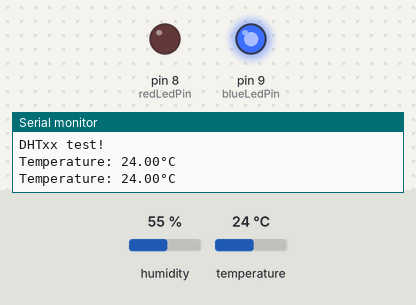
A sketch run on a simulated Arduino Uno, built with avr-gcc and run on an emulated ATmega328P. Shown: output pins drawn as LEDs (lit = HIGH), the last lines printed to the serial monitor. The inputs (shaded band) are chosen by the test bench; at power-on: temperature 24 °C, humidity 55 %.

Above: at 4.8 s.
4.9 s: temperature set to 27 °C
At 7.4 s:
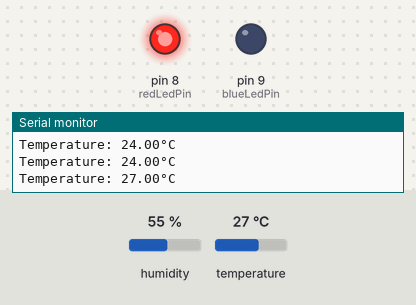
7.9 s: temperature set to 12 °C
At 8.6 s:
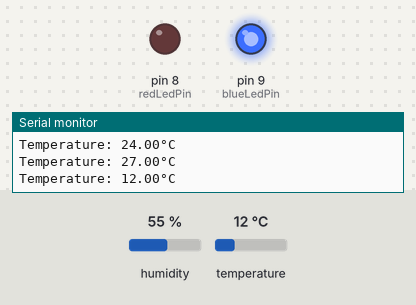
10.9 s: temperature set to 28 °C
At 13.4 s:
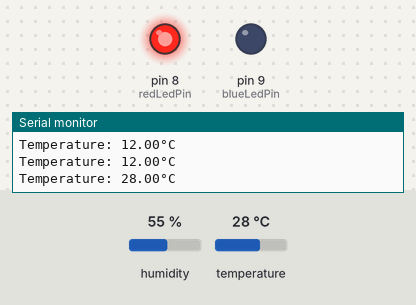
Timing chart, 0 to 14.9 s (numbered marks = the images above; inputs shaded):
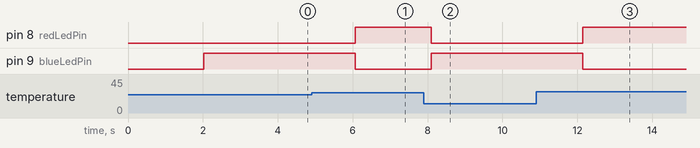

Measured:
- the behaviour switches between 25 and 26 °C on temperature (found by bisection; images 0 and 1)
- after the input at 4.9 s, pin 8 (redLedPin): LOW → HIGH after 1.2 s; pin 9 (blueLedPin): HIGH → LOW after 1.2 s
- after the input at 7.9 s, pin 8 (redLedPin): HIGH → LOW after 0.20 s; pin 9 (blueLedPin): LOW → HIGH after 0.20 s
- after the input at 10.9 s, pin 8 (redLedPin): LOW → HIGH after 1.2 s; pin 9 (blueLedPin): HIGH → LOW after 1.2 s

The sketch:

04_DHT11_tester.ino
```cpp
// Example testing sketch for various DHT humidity/temperature sensors
// Written by ladyada, public domain

#include "DHT.h"

#define DHTPIN 2     // what digital pin we're connected to

#define DHTTYPE DHT11   // DHT 11

int redLedPin = 8;
int blueLedPin = 9;

// Initialize DHT sensor.
DHT dht(DHTPIN, DHTTYPE);

void setup() {
  pinMode(redLedPin, OUTPUT);
  pinMode(blueLedPin, OUTPUT);

  Serial.begin(9600);
  Serial.println("DHTxx test!");
  dht.begin();
}

void loop() {
  // Wait a few seconds between measurements.
  delay(2000);

  // Reading temperature or humidity takes about 250 milliseconds!
  // Sensor readings may also be up to 2 seconds 'old' (its a very slow sensor)
  float t = dht.readTemperature();
  // Read temperature as Celsius (the default)

  // Check if any reads failed and exit early (to try again).
  if ( isnan(t)) {
    Serial.println("Failed to read from DHT sensor!");
    return;
  }

  Serial.print("Temperature: ");
  Serial.print(t);
  Serial.println("°C ");

  if (t > 25) { // if the temperature is higher than 25 degrees turn on the led red
    digitalWrite(redLedPin, HIGH);
    digitalWrite(blueLedPin, LOW);

  } else { //else turn on the blue led
    digitalWrite(blueLedPin, HIGH);
    digitalWrite(redLedPin, LOW);
  }
}
```
